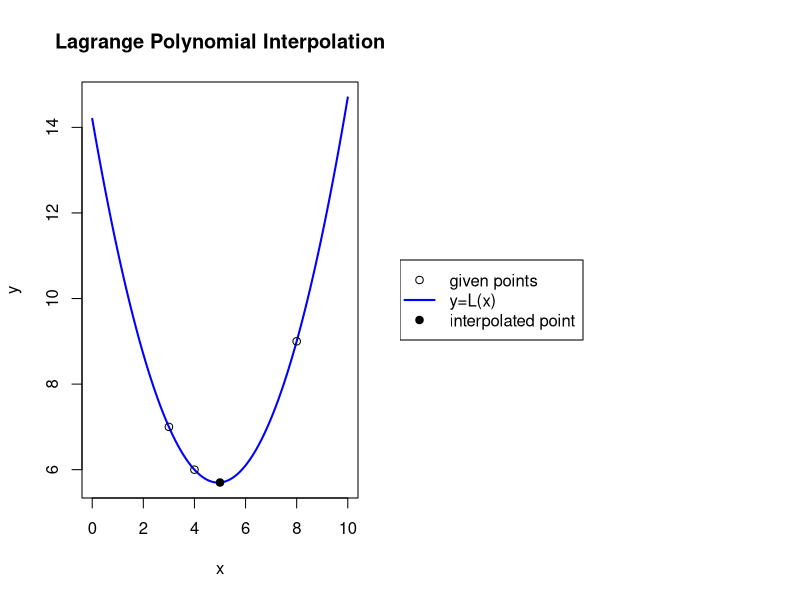

Generate this figure with R:
## ---- chunk 1
while(T){
    xys = sample(2:9,7)
    xs = sort(xys[1:3])
    ys = xys[4:6]
    xf = xys[7]
    if((ys[2]-ys[1])/(xs[2]-xs[1]) != (ys[3]-ys[1])/(xs[3]-xs[1])){break}
}


yf = ys[1]*(xf-xs[2])*(xf-xs[3])/(xs[1]-xs[2])/(xs[1]-xs[3])+
     ys[2]*(xf-xs[1])*(xf-xs[3])/(xs[2]-xs[1])/(xs[2]-xs[3])+
     ys[3]*(xf-xs[1])*(xf-xs[2])/(xs[3]-xs[1])/(xs[3]-xs[2])

## ---- chunk 2
par(mfrow=c(1,2))
x = seq(0,10,0.01)
y  = ys[1]*(x-xs[2])*(x-xs[3])/(xs[1]-xs[2])/(xs[1]-xs[3])+
     ys[2]*(x-xs[1])*(x-xs[3])/(xs[2]-xs[1])/(xs[2]-xs[3])+
     ys[3]*(x-xs[1])*(x-xs[2])/(xs[3]-xs[1])/(xs[3]-xs[2])
xxx = c(xs,xf)
yyy = c(ys,yf)
plot(x,y,"l",lwd=2,col="blue",main="Lagrange Polynomial Interpolation")
points(xs,ys)
points(xf,yf,pch=19)
par(mar=c(0,0,0,0))
plot(0,0,"n",axes=F,ann=F,xlim=c(0,1),ylim=c(0,1))
legend("left",c("given points","y=L(x)","interpolated point"),
       pch=c(1,NA,19),lwd=c(NA,2,NA),col=c("black","blue","black"))
